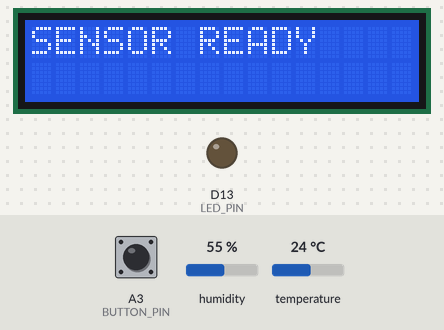
The sketch below on a simulated STM32 Nucleo. On the bench: 16×2 character LCD, output pins drawn as LEDs (lit = HIGH). Wiring (from diagram.json): PCF8574 port expander at I2C address 0x27. Inputs (shaded band) come from the test bench; at power-on: A3 (BUTTON_PIN) HIGH, humidity 55 %, temperature 24 °C.

Above: at 0.1 s.
At 3.2 s:
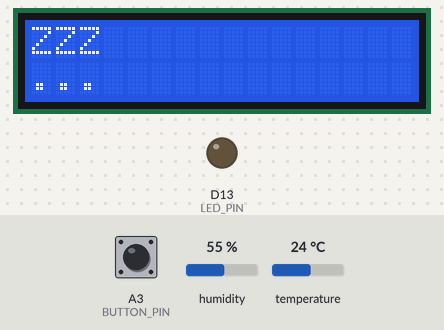
3.3 s: A3 (BUTTON_PIN) pulled LOW for 0.15 s
At 3.6 s:
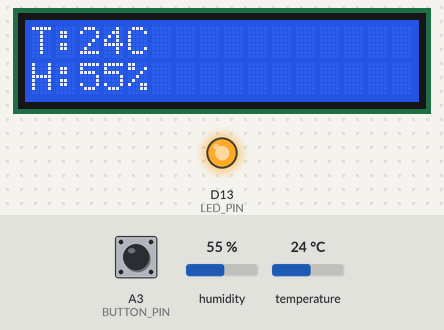
Timing chart, 0 to 6.4 s (numbered marks = the images above; inputs shaded):
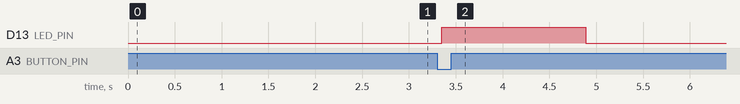

Measured:
- after the input at 3.3 s, D13 (LED_PIN): LOW → HIGH after 0.05 s, → LOW 1.5 s later; the display: changes after 0.07 s (image 2)
- what the display in image 0 shows lasts 2.0 s, from 0.1 s to 2.1 s

The sketch:

sketch.ino
```cpp
#include <Arduino.h>
#include <Wire.h>
#include <DHT.h>

#define DHT_PIN PA1
#define DHT_TYPE DHT22

#define LED_PIN PA5
#define BUTTON_PIN PB0

#define UART_TX PA2
#define UART_RX PA3

#define LCD_SDA PB7
#define LCD_SCL PB6

#define LCD_ADDRESS 0x27

#define LCD_BACKLIGHT 0x08
#define LCD_ENABLE 0x04
#define LCD_RS 0x01

HardwareSerial Serial1(UART_RX, UART_TX);
DHT dht(DHT_PIN, DHT_TYPE);

volatile bool buttonPressed = false;
volatile uint32_t lastInterruptTime = 0;

uint32_t lastBlinkTime = 0;

enum LED_State
{
    LED_OFF,
    LED_ON,
    LED_BLINK
};

LED_State ledState = LED_BLINK;

struct SensorData
{
    uint8_t temperature;
    uint8_t humidity;
    uint8_t battery;
};

struct DataPacket
{
    uint8_t start;
    uint8_t temperature;
    uint8_t humidity;
    uint8_t battery;
    uint8_t crc;
    uint8_t end;
};

SensorData sensor;
DataPacket packet;

void lcd_write(uint8_t data)
{
    Wire.beginTransmission(LCD_ADDRESS);
    Wire.write(data | LCD_BACKLIGHT);
    Wire.endTransmission();
}

void lcd_pulse(uint8_t data)
{
    lcd_write(data | LCD_ENABLE);
    delayMicroseconds(1);
    lcd_write(data & ~LCD_ENABLE);
    delayMicroseconds(50);
}

void lcd_nibble(uint8_t nibble, uint8_t mode)
{
    uint8_t data = (nibble & 0xF0) | mode;
    lcd_write(data);
    lcd_pulse(data);
}

void lcd_byte(uint8_t value, uint8_t mode)
{
    lcd_nibble(value, mode);
    lcd_nibble(value << 4, mode);
}

void lcd_command(uint8_t command)
{
    lcd_byte(command, 0);
}

void lcd_data(uint8_t data)
{
    lcd_byte(data, LCD_RS);
}

void lcd_init()
{
    delay(50);

    lcd_nibble(0x30, 0);
    delay(5);

    lcd_nibble(0x30, 0);
    delayMicroseconds(150);

    lcd_nibble(0x30, 0);
    lcd_nibble(0x20, 0);

    lcd_command(0x28);
    lcd_command(0x0C);
    lcd_command(0x06);
    lcd_command(0x01);

    delay(2);
}

void lcd_clear()
{
    lcd_command(0x01);
    delay(2);
}

void lcd_set_cursor(uint8_t column, uint8_t row)
{
    uint8_t address = row ? 0x40 : 0x00;
    lcd_command(0x80 | (address + column));
}

void lcd_print(const char *text)
{
    while (*text)
    {
        lcd_data(*text++);
    }
}

void lcd_print_number(uint8_t value)
{
    if (value >= 100)
        lcd_data('0' + value / 100);

    if (value >= 10)
        lcd_data('0' + (value / 10) % 10);

    lcd_data('0' + value % 10);
}

uint8_t crc8(const uint8_t *data, uint8_t length)
{
    uint8_t crc = 0;

    while (length--)
    {
        crc ^= *data++;

        for (uint8_t i = 0; i < 8; i++)
        {
            if (crc & 0x80)
                crc = (crc << 1) ^ 0x07;
            else
                crc <<= 1;
        }
    }

    return crc;
}

void Button_ISR()
{
    uint32_t currentTime = millis();

    if (currentTime - lastInterruptTime > 200)
    {
        buttonPressed = true;
        lastInterruptTime = currentTime;
    }
}

void createPacket()
{
    uint8_t crcData[3];

    packet.start = 0xAA;
    packet.temperature = sensor.temperature;
    packet.humidity = sensor.humidity;
    packet.battery = sensor.battery;

    crcData[0] = packet.temperature;
    crcData[1] = packet.humidity;
    crcData[2] = packet.battery;

    packet.crc = crc8(crcData, 3);
    packet.end = 0x55;
}

void sendPacket()
{
    Serial1.write(packet.start);
    Serial1.write(packet.temperature);
    Serial1.write(packet.humidity);
    Serial1.write(packet.battery);
    Serial1.write(packet.crc);
    Serial1.write(packet.end);
}

void LED_Controller()
{
    switch (ledState)
    {
        case LED_OFF:
            digitalWrite(LED_PIN, LOW);
            break;

        case LED_ON:
            digitalWrite(LED_PIN, HIGH);
            break;

        case LED_BLINK:
            if (millis() - lastBlinkTime >= 500)
            {
                digitalWrite(LED_PIN, !digitalRead(LED_PIN));
                lastBlinkTime = millis();
            }
            break;
    }
}

void displaySensorData()
{
    lcd_clear();

    lcd_set_cursor(0, 0);
    lcd_print("T:");
    lcd_print_number(sensor.temperature);
    lcd_print("C");

    lcd_set_cursor(0, 1);
    lcd_print("H:");
    lcd_print_number(sensor.humidity);
    lcd_print("%");
}

void readSensor()
{
    float humidity = dht.readHumidity();
    float temperature = dht.readTemperature();

    if (isnan(humidity) || isnan(temperature))
    {
        lcd_clear();
        lcd_set_cursor(0, 0);
        lcd_print("DHT ERROR");
        delay(1000);
        return;
    }

    sensor.temperature = (uint8_t)temperature;
    sensor.humidity = (uint8_t)humidity;
    sensor.battery = 100;

    displaySensorData();

    createPacket();
    sendPacket();

    delay(500);
}

void enterLowPowerMode()
{
    lcd_clear();

    lcd_set_cursor(0, 0);
    lcd_print("ZZZ");

    lcd_set_cursor(0, 1);
    lcd_print("...");

    digitalWrite(LED_PIN, LOW);

    buttonPressed = false;

    delay(50);

    __asm volatile("dsb");
    __asm volatile("wfi");
    __asm volatile("isb");
}

void setup()
{
    pinMode(LED_PIN, OUTPUT);
    digitalWrite(LED_PIN, LOW);

    pinMode(BUTTON_PIN, INPUT_PULLUP);

    Serial1.begin(9600);

    Wire.setSDA(LCD_SDA);
    Wire.setSCL(LCD_SCL);
    Wire.begin();

    lcd_init();

    dht.begin();

    lcd_clear();
    lcd_set_cursor(0, 0);
    lcd_print("SENSOR READY");

    attachInterrupt(
        digitalPinToInterrupt(BUTTON_PIN),
        Button_ISR,
        FALLING
    );

    delay(2000);
}

void loop()
{
    if (!buttonPressed)
    {
        enterLowPowerMode();
    }

    if (buttonPressed)
    {
        noInterrupts();
        buttonPressed = false;
        interrupts();

        ledState = LED_ON;
        LED_Controller();

        readSensor();

        ledState = LED_BLINK;

        delay(1000);
    }
}
```
